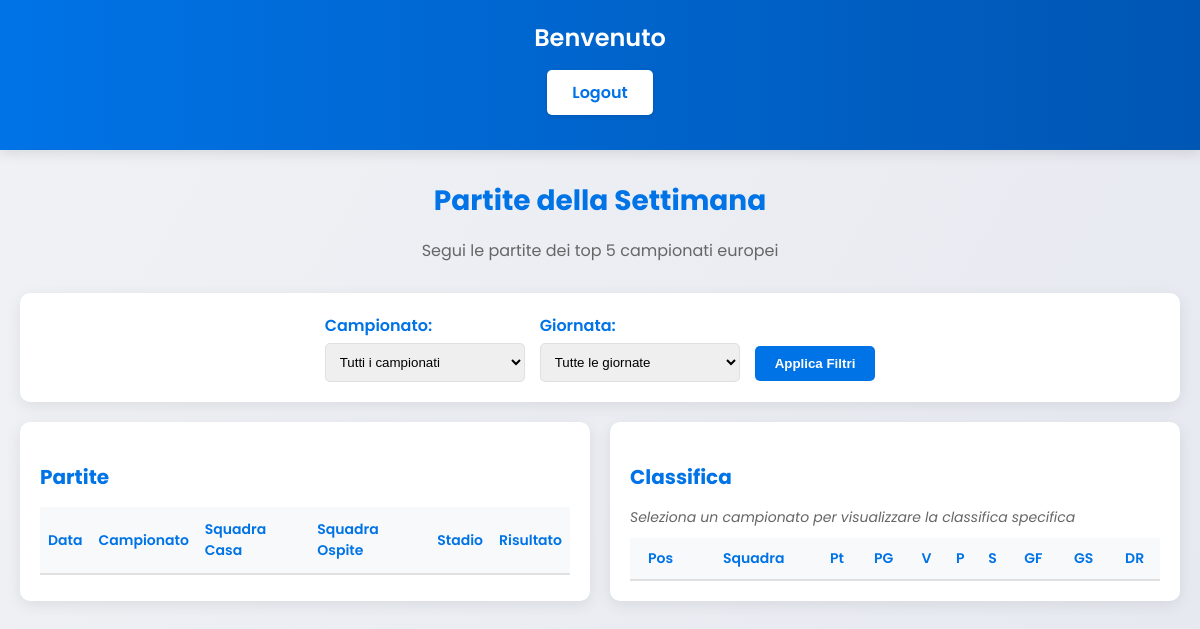
Page /principale/ on the earlier database version.
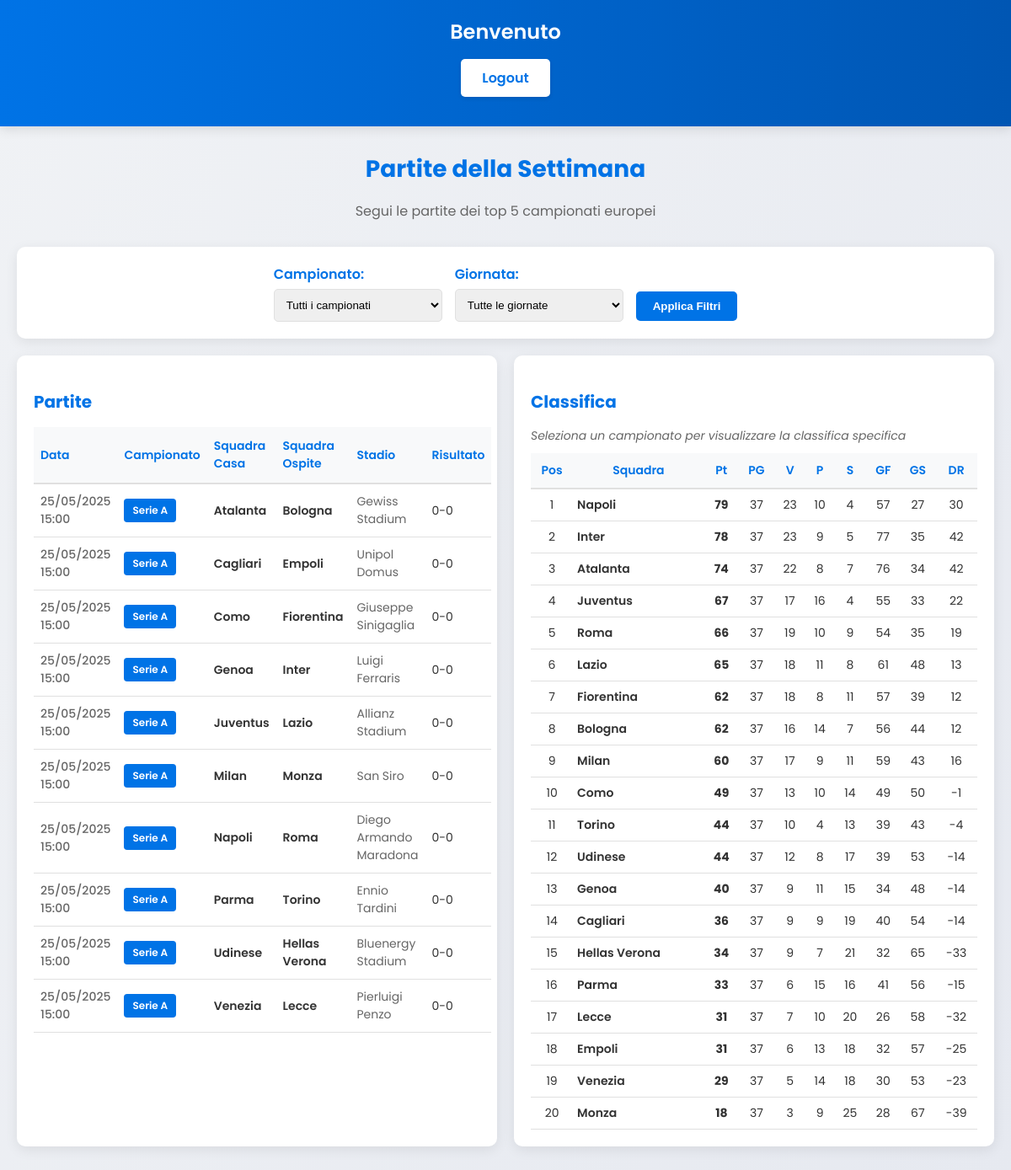
Same page on the later database version.
### transfermarkt/models.py (models this page shows, shortened)
class Partita(models.Model):
    id = models.AutoField(primary_key=True)
    squadra_casa = models.ForeignKey(Squadra, on_delete=models.CASCADE, related_name='partite_casa')
    squadra_ospite = models.ForeignKey(Squadra, on_delete=models.CASCADE, related_name='partite_ospite')
    campionato = models.ForeignKey(Campionato, on_delete=models.CASCADE, related_name='partite')
    giornata = models.ForeignKey(Giornata, on_delete=models.CASCADE, related_name='partite', null=True, blank=True)
    risultato = models.CharField(max_length=10, null=True, blank=True)
    data = models.DateTimeField()
    stadio = models.CharField(max_length=100)
    gol_casa = models.IntegerField(null=True, blank=True)
    gol_ospite = models.IntegerField(null=True, blank=True)

class Campionato(models.Model):
    nome = models.CharField(max_length=100, primary_key=True)
    nazionalita = models.ForeignKey(Nazionalita, on_delete=models.CASCADE,
                                    related_name='campionati')

class Squadra(models.Model):
    nome = models.CharField(max_length=100, primary_key=True)
    campionato = models.ForeignKey(Campionato, on_delete=models.CASCADE,
                                   related_name='squadre')
    data_fondazione = models.DateField(null=True, blank=True)
    stadio = models.CharField(max_length=100, null=True)
    capacita_stadio = models.IntegerField(null=True)
    citta = models.CharField(max_length=100, null=True)

class Classifica(models.Model):
    campionato = models.ForeignKey(Campionato, on_delete=models.CASCADE, related_name='classifiche')
    squadra = models.ForeignKey(Squadra, on_delete=models.CASCADE, related_name='classifiche')
    posizione = models.IntegerField()
    punti = models.IntegerField(default=0)
    gol_fatti = models.IntegerField(default=0)
    gol_subiti = models.IntegerField(default=0)
    differenza_reti = models.IntegerField(default=0)
    partite_giocate = models.IntegerField(default=0)
    partite_vinte = models.IntegerField(default=0)
    partite_pareggiate = models.IntegerField(default=0)
    partite_perse = models.IntegerField(default=0)
    class Meta:
        unique_together = ('campionato', 'squadra')
        ordering = ['posizione']
        class Meta:
            unique_together = ('campionato', 'squadra')
            ordering = ['posizione']
    class Meta:
        unique_together = ('squadra', 'campionato')

### transfermarkt/views.py (the view)
# urls.py: path('principale/', views.partite_settimana, name='principale'),
def partite_settimana(request):
    user_email = request.session.get('user_email', '')
    username = ''
    if user_email:
        try:
            utente = Utente.objects.get(email=user_email)
            username = utente.nome
        except Utente.DoesNotExist:
            pass
    campionato_selezionato = request.GET.get('campionato', '')
    giornata_selezionata = request.GET.get('giornata', '')
    if giornata_selezionata and giornata_selezionata.isdigit():
        giornata_selezionata = int(giornata_selezionata)
    else:
        giornata_selezionata = None
    oggi = timezone.now()
    fine_settimana = oggi + timedelta(days=7)
    top_campionati = [
        "Serie A",
        "Bundesliga",
        "Premier League",
        "Ligue 1",
        "LaLiga"
    ]
    campionati = Campionato.objects.filter(nome__in=top_campionati)
    giornate_numeri = Giornata.objects.filter(campionato__nome__in=top_campionati).values_list('numero', flat=True)
    giornate_numeri = sorted(set(giornate_numeri))
    giornate = [{'numero': numero} for numero in giornate_numeri]
    partite_query = Partita.objects.filter(
        campionato__nome__in=top_campionati
    )
    if campionato_selezionato:
        partite_query = partite_query.filter(campionato__nome=campionato_selezionato)
    if giornata_selezionata:
        partite_query = partite_query.filter(giornata__numero=giornata_selezionata)
    else:
        partite_query = partite_query.filter(data__range=(oggi, fine_settimana))
    partite = partite_query.order_by('data')[:10]
    if campionato_selezionato:
        classifica = Classifica.objects.filter(campionato__nome=campionato_selezionato).order_by('posizione')
    else:
        classifica = Classifica.objects.filter(campionato__nome__in=top_campionati).order_by('campionato__nome', 'posizione')
    return render(request, 'principale.html', {
        'partite': partite,
        'username': username,
        'campionati': campionati,
        'giornate': giornate,
        'campionato_selezionato': campionato_selezionato,
        'giornata_selezionata': giornata_selezionata,
        'classifica': classifica
    })

### templates/principale.html (shortened to what this page needs)
<!DOCTYPE html>
<html lang="it">
<head>
</head>
<body>
    <div class="header">
        <h2>Benvenuto{% if username %}, {{ username }}{% endif %}</h2>
        <a href="{% url 'logout' %}" class="logout-btn">Logout</a>
    </div>
    <div class="container">
        <div class="title-section">
            <h1>Partite della Settimana</h1>
            <p>Segui le partite dei top 5 campionati europei</p>
        </div>
        <div class="filter-container" style="margin-bottom: 20px; background: white; border-radius: 10px; box-shadow: 0 4px 15px rgba(0, 0, 0, 0.08); padding: 20px; text-align: center;">
            <form method="GET" action="{% url 'principale' %}" style="display: flex; justify-content: center; align-items: center; flex-wrap: wrap; gap: 15px;">
                <div style="display: flex; flex-direction: column; align-items: flex-start;">
                    <label for="campionato" style="font-weight: 600; margin-bottom: 5px; color: #0073e6;">Campionato:</label>
                    <select name="campionato" id="campionato" style="padding: 10px; border-radius: 5px; border: 1px solid #e0e0e0; min-width: 200px;">
                        <option value="">Tutti i campionati</option>
                    </select>
                </div>
                <div style="display: flex; flex-direction: column; align-items: flex-start;">
                    <label for="giornata" style="font-weight: 600; margin-bottom: 5px; color: #0073e6;">Giornata:</label>
                    <select name="giornata" id="giornata" style="padding: 10px; border-radius: 5px; border: 1px solid #e0e0e0; min-width: 200px;">
                        <option value="">Tutte le giornate</option>
                    </select>
                </div>
                <div style="align-self: flex-end; margin-bottom: 1px;">
                    <button type="submit" style="background-color: #0073e6; color: white; border: none; padding: 10px 20px; border-radius: 5px; cursor: pointer; font-weight: 600; transition: all 0.3s ease;">
                        Applica Filtri
                    </button>
                </div>
            </form>
        </div>
        <div class="content-container">
            <div class="matches-container">
                <h3>Partite</h3>
                <table>
                    <thead>
                        <tr>
                            <th>Data</th>
                            <th>Campionato</th>
                            <th>Squadra Casa</th>
                            <th>Squadra Ospite</th>
                            <th>Stadio</th>
                            <th>Risultato</th>
                        </tr>
                    </thead>
                    <tbody>
                        {% for p in partite %}
                        <tr class="match-row">
                            <td class="date-time">{{ p.data|date:"d/m/Y H:i" }}</td>
                            <td><span class="league-badge">{{ p.campionato.nome }}</span></td>
                            <td class="team-name">{{ p.squadra_casa.nome }}</td>
                            <td class="team-name">{{ p.squadra_ospite.nome }}</td>
                            <td class="stadium">{{ p.stadio }}</td>
                            <td>{{ p.risultato }}</td>
                        </tr>
                        {% endfor %}
                    </tbody>
                </table>
            </div>
            <div class="rankings-container">
                <h3>Classifica</h3>
                {% if campionato_selezionato %}
                    <h4>{{ campionato_selezionato }}</h4>
                {% else %}
                    <p class="select-message">Seleziona un campionato per visualizzare la classifica specifica</p>
                {% endif %}
                <table>
                    <thead>
                        <tr>
                            <th>Pos</th>
                            <th>Squadra</th>
                            <th>Pt</th>
                            <th>PG</th>
                            <th>V</th>
                            <th>P</th>
                            <th>S</th>
                            <th>GF</th>
                            <th>GS</th>
                            <th>DR</th>
                        </tr>
                    </thead>
                    <tbody>
                        {% for c in classifica %}
                        <tr class="ranking-row">
                            <td>{{ c.posizione }}</td>
                            <td class="team-name">{{ c.squadra.nome }}</td>
                            <td><strong>{{ c.punti }}</strong></td>
                            <td>{{ c.partite_giocate }}</td>
                            <td>{{ c.partite_vinte }}</td>
                            <td>{{ c.partite_pareggiate }}</td>
                            <td>{{ c.partite_perse }}</td>
                            <td>{{ c.gol_fatti }}</td>
                            <td>{{ c.gol_subiti }}</td>
                            <td>{{ c.differenza_reti }}</td>
                        </tr>
                        {% endfor %}
                    </tbody>
                </table>
            </div>
        </div>
    </div>
</body>
</html>

### templates/principale.html (style rules this page uses)
body { font-family: 'Poppins', Arial, sans-serif; background: linear-gradient(120deg, #f0f2f5 0%, #e6e9f0 100%); margin: 0; padding: 0; color: #333; }
.header { background: linear-gradient(90deg, #0073e6 0%, #0056b3 100%); color: white; padding: 20px 0; text-align: center; box-shadow: 0 4px 12px rgba(0, 0, 0, 0.1); margin-bottom: 30px; }
.header h2 { margin: 0; font-size: 24px; font-weight: 600; }
.logout-btn { display: inline-block; margin: 15px; padding: 10px 25px; background-color: #ffffff; color: #0073e6; text-decoration: none; border-radius: 5px; font-weight: 600; transition: all 0.3s ease; box-shadow: 0 2px 5px rgba(0, 0, 0, 0.1); }
.container { max-width: 1200px; margin: 0 auto; padding: 0 20px; }
.title-section { text-align: center; margin-bottom: 30px; }
.title-section h1 { font-size: 28px; color: #0073e6; margin-bottom: 10px; }
.title-section p { color: #666; font-size: 16px; }
.content-container { display: flex; gap: 20px; margin-bottom: 40px; }
.matches-container, .rankings-container { background: white; border-radius: 10px; box-shadow: 0 4px 15px rgba(0, 0, 0, 0.08); overflow: hidden; padding: 20px; flex: 1; }
table { width: 100%; border-collapse: collapse; font-size: 14px; }
thead { background-color: #f8f9fa; }
th { padding: 12px 8px; text-align: left; font-weight: 600; color: #0073e6; border-bottom: 2px solid #e0e0e0; }
td { padding: 10px 8px; border-bottom: 1px solid #e0e0e0; }
.match-row, .ranking-row { transition: all 0.2s ease; }
.league-badge { display: inline-block; padding: 5px 10px; border-radius: 4px; font-size: 12px; font-weight: 600; color: white; background-color: #0073e6; }
.date-time { color: #666; font-weight: 500; }
.team-name { font-weight: 600; }
.stadium { color: #666; font-size: 14px; }
.rankings-container table th { text-align: center; padding: 10px 5px; }
.rankings-container table td { text-align: center; padding: 8px 5px; }
.rankings-container table td.team-name { text-align: left; }
.matches-container h3, .rankings-container h3 { margin-bottom: 15px; color: #0073e6; font-size: 20px; }
.rankings-container p.select-message { margin-bottom: 10px; font-style: italic; color: #666; font-size: 14px; }

Differences in the rows shown:
added Partita: data "25/05/2025 15:00", campionato.nome "Serie A", squadra_casa.nome "Atalanta", squadra_ospite.nome "Bologna", stadio "Gewiss Stadium", risultato "0-0"
added Partita: data "25/05/2025 15:00", campionato.nome "Serie A", squadra_casa.nome "Cagliari", squadra_ospite.nome "Empoli", stadio "Unipol Domus", risultato "0-0"
added Partita: data "25/05/2025 15:00", campionato.nome "Serie A", squadra_casa.nome "Como", squadra_ospite.nome "Fiorentina", stadio "Giuseppe Sinigaglia", risultato "0-0"
added Partita: data "25/05/2025 15:00", campionato.nome "Serie A", squadra_casa.nome "Genoa", squadra_ospite.nome "Inter", stadio "Luigi Ferraris", risultato "0-0"
added Partita: data "25/05/2025 15:00", campionato.nome "Serie A", squadra_casa.nome "Juventus", squadra_ospite.nome "Lazio", stadio "Allianz Stadium", risultato "0-0"
added Partita: data "25/05/2025 15:00", campionato.nome "Serie A", squadra_casa.nome "Milan", squadra_ospite.nome "Monza", stadio "San Siro", risultato "0-0"
added Partita: data "25/05/2025 15:00", campionato.nome "Serie A", squadra_casa.nome "Napoli", squadra_ospite.nome "Roma", stadio "Diego Armando Maradona", risultato "0-0"
added Partita: data "25/05/2025 15:00", campionato.nome "Serie A", squadra_casa.nome "Parma", squadra_ospite.nome "Torino", stadio "Ennio Tardini", risultato "0-0"
added Partita: data "25/05/2025 15:00", campionato.nome "Serie A", squadra_casa.nome "Udinese", squadra_ospite.nome "Hellas Verona", stadio "Bluenergy Stadium", risultato "0-0"
added Partita: data "25/05/2025 15:00", campionato.nome "Serie A", squadra_casa.nome "Venezia", squadra_ospite.nome "Lecce", stadio "Pierluigi Penzo", risultato "0-0"
added Classifica: posizione "1", squadra.nome "Napoli", punti "79", partite_giocate "37", partite_vinte "23", partite_pareggiate "10", partite_perse "4", gol_fatti "57", gol_subiti "27", differenza_reti "30"
added Classifica: posizione "2", squadra.nome "Inter", punti "78", partite_giocate "37", partite_vinte "23", partite_pareggiate "9", partite_perse "5", gol_fatti "77", gol_subiti "35", differenza_reti "42"
added Classifica: posizione "3", squadra.nome "Atalanta", punti "74", partite_giocate "37", partite_vinte "22", partite_pareggiate "8", partite_perse "7", gol_fatti "76", gol_subiti "34", differenza_reti "42"
added Classifica: posizione "4", squadra.nome "Juventus", punti "67", partite_giocate "37", partite_vinte "17", partite_pareggiate "16", partite_perse "4", gol_fatti "55", gol_subiti "33", differenza_reti "22"
added Classifica: posizione "5", squadra.nome "Roma", punti "66", partite_giocate "37", partite_vinte "19", partite_pareggiate "10", partite_perse "9", gol_fatti "54", gol_subiti "35", differenza_reti "19"
added Classifica: posizione "6", squadra.nome "Lazio", punti "65", partite_giocate "37", partite_vinte "18", partite_pareggiate "11", partite_perse "8", gol_fatti "61", gol_subiti "48", differenza_reti "13"
added Classifica: posizione "7", squadra.nome "Fiorentina", punti "62", partite_giocate "37", partite_vinte "18", partite_pareggiate "8", partite_perse "11", gol_fatti "57", gol_subiti "39", differenza_reti "12"
added Classifica: posizione "8", squadra.nome "Bologna", punti "62", partite_giocate "37", partite_vinte "16", partite_pareggiate "14", partite_perse "7", gol_fatti "56", gol_subiti "44", differenza_reti "12"
added Classifica: posizione "9", squadra.nome "Milan", punti "60", partite_giocate "37", partite_vinte "17", partite_pareggiate "9", partite_perse "11", gol_fatti "59", gol_subiti "43", differenza_reti "16"
added Classifica: posizione "10", squadra.nome "Como", punti "49", partite_giocate "37", partite_vinte "13", partite_pareggiate "10", partite_perse "14", gol_fatti "49", gol_subiti "50", differenza_reti "-1"
added Classifica: posizione "11", squadra.nome "Torino", punti "44", partite_giocate "37", partite_vinte "10", partite_pareggiate "4", partite_perse "13", gol_fatti "39", gol_subiti "43", differenza_reti "-4"
added Classifica: posizione "12", squadra.nome "Udinese", punti "44", partite_giocate "37", partite_vinte "12", partite_pareggiate "8", partite_perse "17", gol_fatti "39", gol_subiti "53", differenza_reti "-14"
added Classifica: posizione "13", squadra.nome "Genoa", punti "40", partite_giocate "37", partite_vinte "9", partite_pareggiate "11", partite_perse "15", gol_fatti "34", gol_subiti "48", differenza_reti "-14"
added Classifica: posizione "14", squadra.nome "Cagliari", punti "36", partite_giocate "37", partite_vinte "9", partite_pareggiate "9", partite_perse "19", gol_fatti "40", gol_subiti "54", differenza_reti "-14"
added Classifica: posizione "15", squadra.nome "Hellas Verona", punti "34", partite_giocate "37", partite_vinte "9", partite_pareggiate "7", partite_perse "21", gol_fatti "32", gol_subiti "65", differenza_reti "-33"
added Classifica: posizione "16", squadra.nome "Parma", punti "33", partite_giocate "37", partite_vinte "6", partite_pareggiate "15", partite_perse "16", gol_fatti "41", gol_subiti "56", differenza_reti "-15"
added Classifica: posizione "17", squadra.nome "Lecce", punti "31", partite_giocate "37", partite_vinte "7", partite_pareggiate "10", partite_perse "20", gol_fatti "26", gol_subiti "58", differenza_reti "-32"
added Classifica: posizione "18", squadra.nome "Empoli", punti "31", partite_giocate "37", partite_vinte "6", partite_pareggiate "13", partite_perse "18", gol_fatti "32", gol_subiti "57", differenza_reti "-25"
added Classifica: posizione "19", squadra.nome "Venezia", punti "29", partite_giocate "37", partite_vinte "5", partite_pareggiate "14", partite_perse "18", gol_fatti "30", gol_subiti "53", differenza_reti "-23"
added Classifica: posizione "20", squadra.nome "Monza", punti "18", partite_giocate "37", partite_vinte "3", partite_pareggiate "9", partite_perse "25", gol_fatti "28", gol_subiti "67", differenza_reti "-39"
